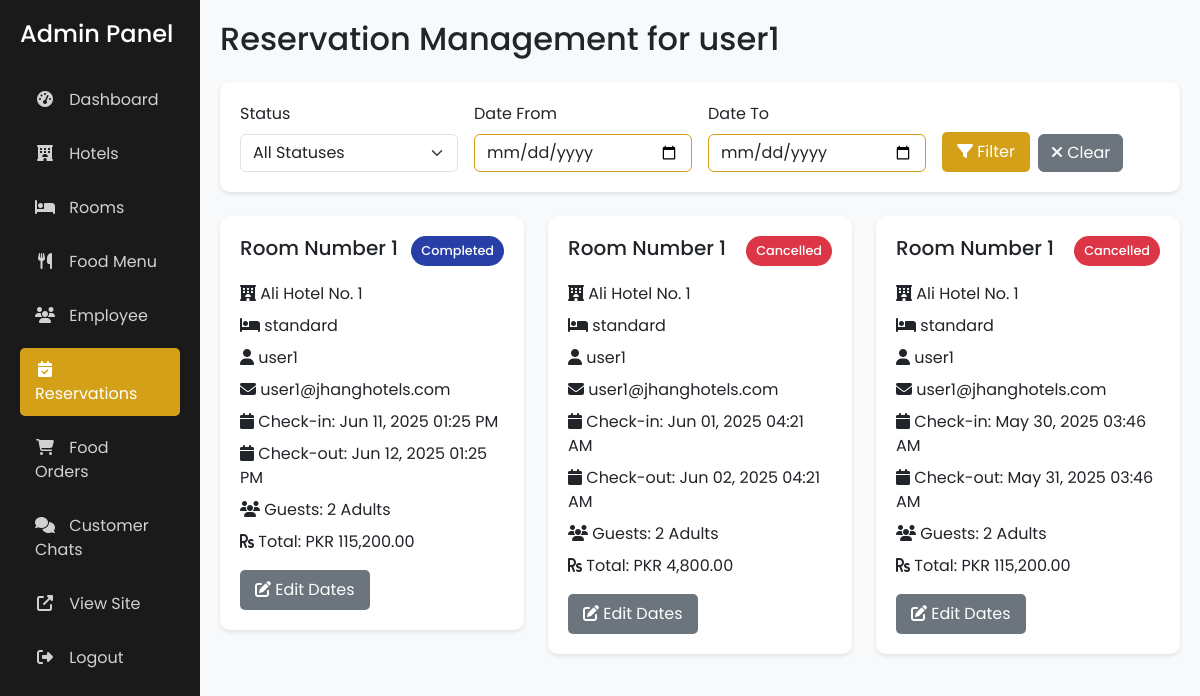
The page /admin/reservations.php?user_id=3 (signed in) on the database its author committed.
### tables this page shows
CREATE TABLE `users` (
  `id` int(11) NOT NULL,
  `username` varchar(50) NOT NULL,
  `email` varchar(100) NOT NULL,
  `password` varchar(255) NOT NULL,
  `role` enum('admin','user') DEFAULT 'user',
  `status` enum('active','inactive','suspended') NOT NULL DEFAULT 'active',
  `created_at` timestamp NOT NULL DEFAULT current_timestamp(),
  `first_name` varchar(50) NOT NULL,
  `last_name` varchar(50) NOT NULL,
  `phone` varchar(20) DEFAULT NULL,
  `address` text DEFAULT NULL,
  `profile_image` varchar(255) DEFAULT NULL,
  `vendor_id` int(11) NOT NULL DEFAULT 0
);

CREATE TABLE `bookings` (
  `id` int(11) NOT NULL,
  `user_id` int(11) NOT NULL,
  `hotel_id` int(11) NOT NULL,
  `room_id` int(11) NOT NULL,
  `check_in_date` datetime NOT NULL,
  `check_out_date` datetime NOT NULL,
  `adults` int(11) NOT NULL,
  `children` int(11) NOT NULL,
  `total_price` decimal(10,2) NOT NULL,
  `booking_status` enum('pending','confirmed','cancelled','completed') DEFAULT 'pending',
  `created_at` timestamp NOT NULL DEFAULT current_timestamp(),
  `status` varchar(20) DEFAULT 'pending',
  `check_in` datetime DEFAULT NULL,
  `check_out` datetime DEFAULT NULL
);

CREATE TABLE `hotels` (
  `id` int(11) NOT NULL,
  `name` varchar(100) NOT NULL,
  `description` text DEFAULT NULL,
  `address` text NOT NULL,
  `city` varchar(50) NOT NULL,
  `phone` varchar(20) DEFAULT NULL,
  `email` varchar(100) DEFAULT NULL,
  `website` varchar(100) DEFAULT NULL,
  `image_url` varchar(255) DEFAULT NULL,
  `created_at` timestamp NOT NULL DEFAULT current_timestamp(),
  `updated_at` timestamp NOT NULL DEFAULT current_timestamp() ON UPDATE current_timestamp(),
  `vendor_id` int(11) NOT NULL,
  `average_rating` decimal(3,2) DEFAULT NULL COMMENT 'Stores the average rating (1.00-5.00) for the hotel'
);

CREATE TABLE `rooms` (   
  `id` int(11) NOT NULL,
  `hotel_id` int(11) NOT NULL,
  `room_type` enum('standard','deluxe','suite','presidential_suite') NOT NULL,
  `description` text DEFAULT NULL,
  `price_per_hour` decimal(10,2) NOT NULL,
  `capacity` int(11) NOT NULL,
  `image_url` varchar(255) DEFAULT NULL,
  `amenities` text DEFAULT NULL,
  `status` enum('available','not available','maintenance') DEFAULT 'available',
  `created_at` timestamp NOT NULL DEFAULT current_timestamp(),
  `updated_at` timestamp NOT NULL DEFAULT current_timestamp() ON UPDATE current_timestamp()
);

### admin/reservations.php (the view, shortened to what this page needs)
<?php
require_once '../includes/session.php';
$user_id = isset($_GET['user_id']) ? (int)$_GET['user_id'] : null;
$sql = "SELECT b.*, h.name AS hotel_name, r.room_type, u.username, u.email
        FROM bookings b
        JOIN hotels h ON b.hotel_id = h.id
        JOIN rooms r ON b.room_id = r.id
        JOIN users u ON b.user_id = u.id
        WHERE h.vendor_id = ?";
$params = array($_SESSION['user_id']);
$types = "i";
if ($user_id !== null) {
    $sql .= " AND b.user_id = ?";
    $params[] = $user_id;
    $types .= "i";
    $user_sql = "SELECT username FROM users WHERE id = ? LIMIT 1";
    $user_stmt = mysqli_prepare($conn, $user_sql);
    mysqli_stmt_bind_param($user_stmt, "i", $user_id);
    mysqli_stmt_execute($user_stmt);
    $user_result = mysqli_stmt_get_result($user_stmt);
    $user_row = mysqli_fetch_assoc($user_result);
    $username_filter = $user_row ? " for " . htmlspecialchars($user_row['username']) : '';
} else {
    $username_filter = '';
}
$sql .= " ORDER BY b.booking_status = 'pending' DESC, b.created_at DESC";
$stmt = mysqli_prepare($conn, $sql);
if (!empty($params)) {
    mysqli_stmt_bind_param($stmt, $types, ...$params);
}
mysqli_stmt_execute($stmt);
$bookings = mysqli_stmt_get_result($stmt);
?>
<!DOCTYPE html>
<html lang="en">
<head>
    <link href="https://cdn.jsdelivr.net/npm/bootstrap@5.3.0/dist/css/bootstrap.min.css" rel="stylesheet">
    <link rel="stylesheet" href="https://cdnjs.cloudflare.com/ajax/libs/font-awesome/6.4.2/css/all.min.css">
</head>
<body>
    <div class="container-fluid">
        <div class="row">
            <div class="col-md-3 col-lg-2 sidebar">
                <h4 class="mb-4">Admin Panel</h4>
                <nav class="nav flex-column">
                    <a class="nav-link" href="dashboard.php">
                        <i class="fas fa-tachometer-alt"></i> Dashboard
                    </a>
                    <a class="nav-link" href="hotels.php">
                        <i class="fas fa-hotel"></i> Hotels
                    </a>
                    <a class="nav-link" href="rooms.php">
                        <i class="fas fa-bed"></i> Rooms
                    </a>
                    <a class="nav-link" href="food.php"><i class="fas fa-utensils"></i> Food Menu</a>
                    <a class="nav-link" href="users.php">
                        <i class="fas fa-users"></i> Employee
                    </a>
                    <a class="nav-link active" href="reservations.php">
                        <i class="fas fa-calendar-check"></i> Reservations
                    </a>
                    <a class="nav-link" href="food_orders.php"><i class="fas fa-shopping-cart"></i> Food Orders</a>
                    <a class="nav-link" href="chat.php">
                        <i class="fas fa-comments"></i> Customer Chats
                    </a>
                    <a class="nav-link" href="../index.php" target="_blank">
                        <i class="fas fa-external-link-alt"></i> View Site
                    </a>
                    <a class="nav-link" href="../logout.php">
                        <i class="fas fa-sign-out-alt"></i> Logout
                    </a>
                </nav>
            </div>
            <div class="col-md-9 col-lg-10 main-content">
                <h2 class="mb-4">Reservation Management<?php echo $username_filter; ?></h2>
                <div class="filter-section mb-4">
                    <form method="GET" class="row g-3">
                        <div class="col-md-3">
                            <label for="status" class="form-label">Status</label>
                            <select class="form-select" id="status" name="status">
                                <option value="">All Statuses</option>
                            </select>
                        </div>
                        <div class="col-md-3">
                            <label for="date_from" class="form-label">Date From</label>
                            <input type="date" class="form-control" id="date_from" name="date_from"
                                   value="<?php echo isset($_GET['date_from']) ? htmlspecialchars($_GET['date_from']) : ''; ?>">
                        </div>
                        <div class="col-md-3">
                            <label for="date_to" class="form-label">Date To</label>
                            <input type="date" class="form-control" id="date_to" name="date_to"
                                   value="<?php echo isset($_GET['date_to']) ? htmlspecialchars($_GET['date_to']) : ''; ?>">
                        </div>
                        <div class="col-md-3 d-flex align-items-end">
                            <button type="submit" class="btn btn-custom me-2">
                                <i class="fas fa-filter"></i> Filter
                            </button>
                            <a href="reservations.php" class="btn btn-secondary">
                                <i class="fas fa-times"></i> Clear
                            </a>
                        </div>
                    </form>
                </div>
                <div class="row">
                    <?php while($booking = mysqli_fetch_assoc($bookings)): ?>
                        <div class="col-md-6 col-lg-4">
                            <div class="booking-card">
                                <div class="d-flex justify-content-between align-items-start mb-3">
                                    <h5 class="mb-0">Room Number <?php echo htmlspecialchars($booking['room_id']); ?></h5>
                                    <span class="status-badge status-<?php echo strtolower($booking['booking_status']); ?>">
                                        <?php echo ucfirst($booking['booking_status']); ?>
                                    </span>
                                </div>
                                <p class="mb-2">
                                    <i class="fas fa-hotel"></i>
                                    <?php echo htmlspecialchars($booking['hotel_name']); ?>
                                </p>
                                <p class="mb-2">
                                    <i class="fas fa-bed"></i>
                                    <?php echo htmlspecialchars($booking['room_type']); ?>
                                </p>
                                <p class="mb-2">
                                    <i class="fas fa-user"></i>
                                    <?php echo htmlspecialchars($booking['username']); ?>
                                </p>
                                <p class="mb-2">
                                    <i class="fas fa-envelope"></i>
                                    <?php echo htmlspecialchars($booking['email']); ?>
                                </p>
                                <p class="mb-2">
                                    <i class="fas fa-calendar"></i>
                                    Check-in: <?php echo date('M d, Y h:i A', strtotime($booking['check_in_date'])); ?>
                                </p>
                                <p class="mb-2">
                                    <i class="fas fa-calendar"></i>
                                    Check-out: <?php echo date('M d, Y h:i A', strtotime($booking['check_out_date'])); ?>
                                </p>
                                <p class="mb-2">
                                    <i class="fas fa-users"></i>
                                    Guests: <?php echo $booking['adults']; ?> Adult<?php echo $booking['adults'] > 1 ? 's' : ''; ?>
                                </p>
                                <p class="mb-3">
                                    <i class="fas fa-rupee-sign"></i>
                                    Total: PKR <?php echo number_format($booking['total_price'], 2); ?>
                                </p>
                                <div class="d-flex gap-2 flex-wrap">
                                    <button type="button" class="btn btn-edit" data-bs-toggle="modal" data-bs-target="#editDatesModal<?php echo $booking['id']; ?>">
                                        <i class="fas fa-edit"></i> Edit Dates
                                    </button>
                                </div>
                            </div>
                        </div>
                    <?php endwhile; ?>
                </div>
            </div>
        </div>
    </div>
</body>
</html>

### admin/reservations.php (style rules this page uses)
body { font-family: 'Poppins', sans-serif; background-color: #f8f9fa; }
.sidebar { background: #1a1a1a; color: white; min-height: 100vh; padding: 20px; }
.sidebar .nav-link { color: rgba(255, 255, 255, 0.8); padding: 10px 15px; margin: 5px 0; border-radius: 5px; transition: all 0.3s; }
.sidebar .nav-link.active { background: #d4a017; color: white; }
.sidebar .nav-link i { margin-right: 10px; width: 20px; text-align: center; }
.main-content { padding: 20px; }
.booking-card { background: white; border-radius: 10px; padding: 20px; margin-bottom: 20px; box-shadow: 0 2px 4px rgba(0,0,0,0.1); transition: transform 0.3s; }
.status-badge { padding: 5px 10px; border-radius: 15px; font-size: 0.8rem; font-weight: 500; }
.status-completed { background-color:rgb(40, 63, 167); color: white; }
.status-cancelled { background-color: #dc3545; color: white; }
.btn-custom { background-color: #d4a017; color: white; border: none; padding: 8px 15px; border-radius: 5px; transition: all 0.3s; }
.btn-edit { background-color: #6c757d; color: white; border: none; padding: 8px 15px; border-radius: 5px; transition: all 0.3s; }
.filter-section { background: white; border-radius: 10px; padding: 20px; margin-bottom: 20px; box-shadow: 0 2px 4px rgba(0,0,0,0.1); }
.form-control { border: 1px solid #d4a017; }

### rows shown on the page
users: username "for user1"
bookings: room "1", booking_status "Completed", hotel.name "Ali Hotel No. 1", room.room_type "standard", user.username "user1", user.email "user1@jhanghotels.com", check_in_date "Jun 11, 2025 01:25 PM", check_out_date "Jun 12, 2025 01:25 PM", adults "2", total_price "115,200.00"
bookings: room "1", booking_status "Cancelled", hotel.name "Ali Hotel No. 1", room.room_type "standard", user.username "user1", user.email "user1@jhanghotels.com", check_in_date "Jun 01, 2025 04:21 AM", check_out_date "Jun 02, 2025 04:21 AM", adults "2", total_price "4,800.00"
bookings: room "1", booking_status "Cancelled", hotel.name "Ali Hotel No. 1", room.room_type "standard", user.username "user1", user.email "user1@jhanghotels.com", check_in_date "May 30, 2025 03:46 AM", check_out_date "May 31, 2025 03:46 AM", adults "2", total_price "115,200.00"
